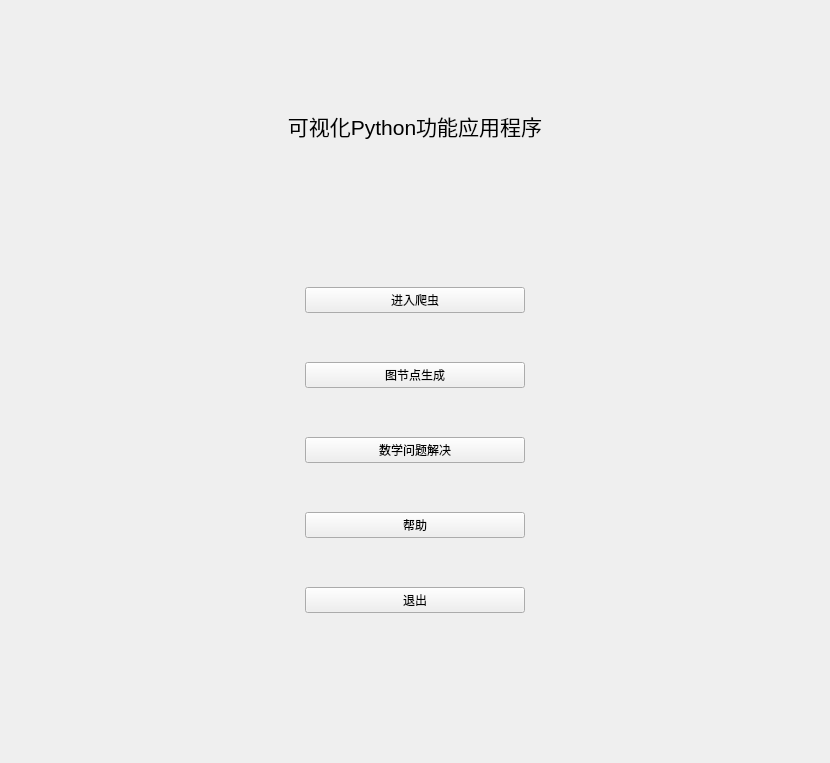
<?xml version="1.0" encoding="UTF-8"?>
<ui version="4.0">
 <class>home</class>
 <widget class="QWidget" name="home">
  <property name="geometry">
   <rect>
    <x>0</x>
    <y>0</y>
    <width>830</width>
    <height>763</height>
   </rect>
  </property>
  <property name="windowTitle">
   <string>Form</string>
  </property>
  <layout class="QVBoxLayout" name="verticalLayout_2">
   <item>
    <spacer name="verticalSpacer_8">
     <property name="orientation">
      <enum>Qt::Vertical</enum>
     </property>
     <property name="sizeHint" stdset="0">
      <size>
       <width>20</width>
       <height>40</height>
      </size>
     </property>
    </spacer>
   </item>
   <item>
    <widget class="QLabel" name="label">
     <property name="font">
      <font>
       <family>Arial</family>
       <pointsize>16</pointsize>
      </font>
     </property>
     <property name="text">
      <string>可视化Python功能应用程序</string>
     </property>
     <property name="alignment">
      <set>Qt::AlignCenter</set>
     </property>
    </widget>
   </item>
   <item>
    <spacer name="verticalSpacer">
     <property name="orientation">
      <enum>Qt::Vertical</enum>
     </property>
     <property name="sizeHint" stdset="0">
      <size>
       <width>20</width>
       <height>40</height>
      </size>
     </property>
    </spacer>
   </item>
   <item>
    <layout class="QHBoxLayout" name="horizontalLayout">
     <item>
      <spacer name="horizontalSpacer">
       <property name="orientation">
        <enum>Qt::Horizontal</enum>
       </property>
       <property name="sizeHint" stdset="0">
        <size>
         <width>40</width>
         <height>20</height>
        </size>
       </property>
      </spacer>
     </item>
     <item>
      <layout class="QVBoxLayout" name="verticalLayout" stretch="0,0,0,0,0,0,0,0,0,0,0">
       <property name="spacing">
        <number>9</number>
       </property>
       <property name="sizeConstraint">
        <enum>QLayout::SetDefaultConstraint</enum>
       </property>
       <property name="leftMargin">
        <number>25</number>
       </property>
       <property name="rightMargin">
        <number>25</number>
       </property>
       <item>
        <spacer name="verticalSpacer_7">
         <property name="orientation">
          <enum>Qt::Vertical</enum>
         </property>
         <property name="sizeHint" stdset="0">
          <size>
           <width>20</width>
           <height>40</height>
          </size>
         </property>
        </spacer>
       </item>
       <item>
        <widget class="QPushButton" name="spider">
         <property name="sizePolicy">
          <sizepolicy hsizetype="MinimumExpanding" vsizetype="Fixed">
           <horstretch>0</horstretch>
           <verstretch>0</verstretch>
          </sizepolicy>
         </property>
         <property name="minimumSize">
          <size>
           <width>0</width>
           <height>0</height>
          </size>
         </property>
         <property name="text">
          <string>进入爬虫</string>
         </property>
        </widget>
       </item>
       <item>
        <spacer name="verticalSpacer_5">
         <property name="orientation">
          <enum>Qt::Vertical</enum>
         </property>
         <property name="sizeHint" stdset="0">
          <size>
           <width>20</width>
           <height>40</height>
          </size>
         </property>
        </spacer>
       </item>
       <item>
        <widget class="QPushButton" name="node">
         <property name="text">
          <string>图节点生成</string>
         </property>
        </widget>
       </item>
       <item>
        <spacer name="verticalSpacer_2">
         <property name="orientation">
          <enum>Qt::Vertical</enum>
         </property>
         <property name="sizeHint" stdset="0">
          <size>
           <width>20</width>
           <height>40</height>
          </size>
         </property>
        </spacer>
       </item>
       <item>
        <widget class="QPushButton" name="z3">
         <property name="text">
          <string>数学问题解决</string>
         </property>
        </widget>
       </item>
       <item>
        <spacer name="verticalSpacer_4">
         <property name="orientation">
          <enum>Qt::Vertical</enum>
         </property>
         <property name="sizeHint" stdset="0">
          <size>
           <width>20</width>
           <height>40</height>
          </size>
         </property>
        </spacer>
       </item>
       <item>
        <widget class="QPushButton" name="help">
         <property name="text">
          <string>帮助</string>
         </property>
        </widget>
       </item>
       <item>
        <spacer name="verticalSpacer_6">
         <property name="orientation">
          <enum>Qt::Vertical</enum>
         </property>
         <property name="sizeHint" stdset="0">
          <size>
           <width>20</width>
           <height>40</height>
          </size>
         </property>
        </spacer>
       </item>
       <item>
        <widget class="QPushButton" name="exit">
         <property name="text">
          <string>退出</string>
         </property>
         <property name="autoExclusive">
          <bool>true</bool>
         </property>
        </widget>
       </item>
       <item>
        <spacer name="verticalSpacer_3">
         <property name="orientation">
          <enum>Qt::Vertical</enum>
         </property>
         <property name="sizeHint" stdset="0">
          <size>
           <width>20</width>
           <height>40</height>
          </size>
         </property>
        </spacer>
       </item>
      </layout>
     </item>
     <item>
      <spacer name="horizontalSpacer_2">
       <property name="orientation">
        <enum>Qt::Horizontal</enum>
       </property>
       <property name="sizeHint" stdset="0">
        <size>
         <width>40</width>
         <height>20</height>
        </size>
       </property>
      </spacer>
     </item>
    </layout>
   </item>
   <item>
    <spacer name="verticalSpacer_9">
     <property name="orientation">
      <enum>Qt::Vertical</enum>
     </property>
     <property name="sizeHint" stdset="0">
      <size>
       <width>20</width>
       <height>40</height>
      </size>
     </property>
    </spacer>
   </item>
  </layout>
 </widget>
 <resources/>
 <connections/>
</ui>
